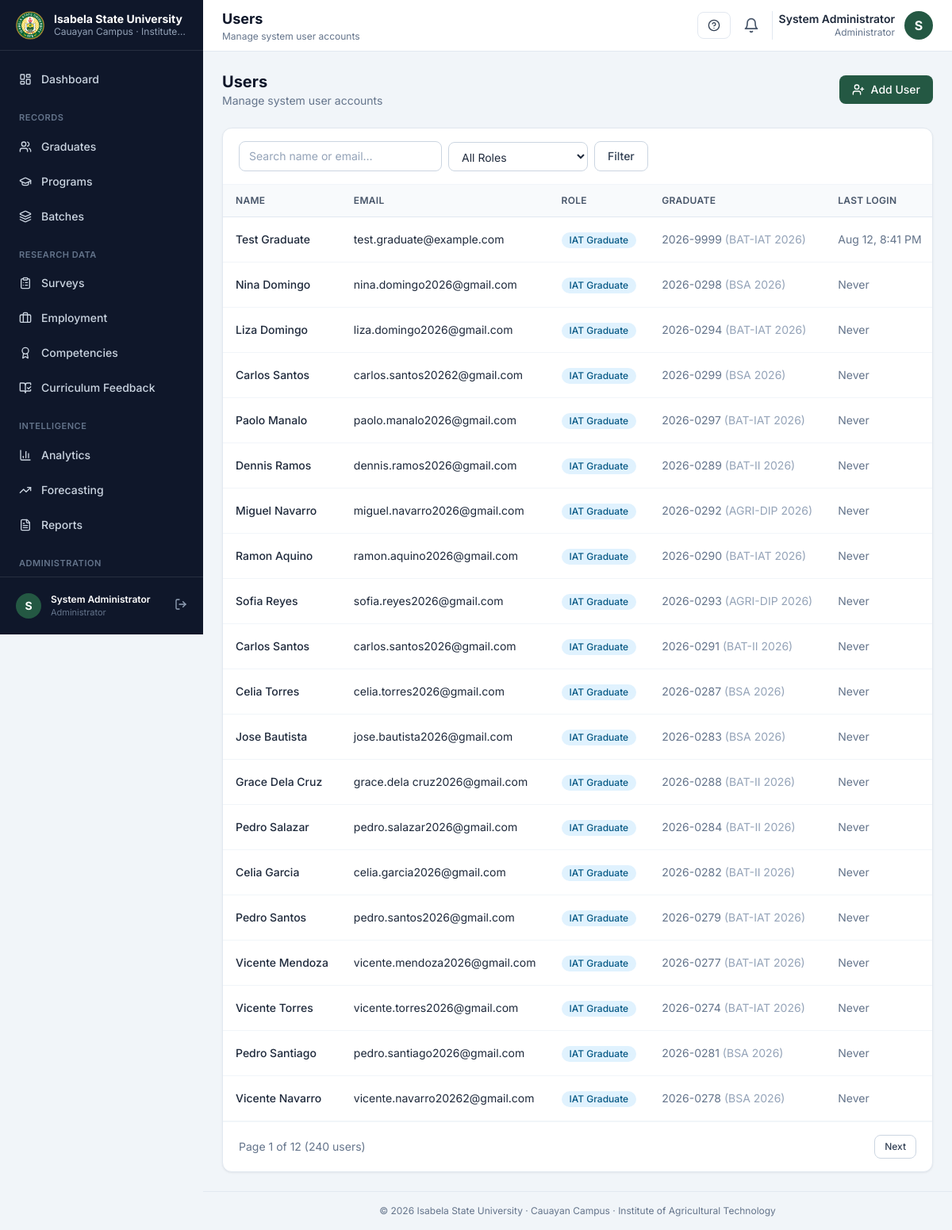
Page /admin/users (signed in) on the committed database.
### tables this page shows
CREATE TABLE `users` (
  `id` bigint(20) UNSIGNED NOT NULL,
  `role_id` bigint(20) UNSIGNED NOT NULL,
  `graduate_id` bigint(20) UNSIGNED DEFAULT NULL,
  `name` varchar(191) NOT NULL,
  `email` varchar(191) NOT NULL,
  `password` varchar(255) NOT NULL,
  `avatar` varchar(255) DEFAULT NULL,
  `is_active` tinyint(1) NOT NULL DEFAULT 1,
  `must_change_password` tinyint(1) NOT NULL DEFAULT 0,
  `last_login_at` timestamp NULL DEFAULT NULL,
  `password_reset_token` varchar(100) DEFAULT NULL,
  `password_reset_expires` timestamp NULL DEFAULT NULL,
  `created_at` timestamp NULL DEFAULT current_timestamp(),
  `updated_at` timestamp NULL DEFAULT current_timestamp() ON UPDATE current_timestamp(),
  `deleted_at` timestamp NULL DEFAULT NULL
);

CREATE TABLE `roles` (
  `id` bigint(20) UNSIGNED NOT NULL,
  `name` varchar(100) NOT NULL,
  `slug` varchar(60) NOT NULL,
  `description` varchar(255) DEFAULT NULL,
  `created_at` timestamp NULL DEFAULT current_timestamp(),
  `updated_at` timestamp NULL DEFAULT current_timestamp() ON UPDATE current_timestamp()
);

CREATE TABLE `graduates` (
  `id` bigint(20) UNSIGNED NOT NULL,
  `user_id` bigint(20) UNSIGNED DEFAULT NULL,
  `student_number` varchar(50) NOT NULL,
  `first_name` varchar(100) NOT NULL,
  `middle_name` varchar(100) DEFAULT NULL,
  `last_name` varchar(100) NOT NULL,
  `suffix` varchar(20) DEFAULT NULL,
  `email` varchar(191) DEFAULT NULL,
  `contact_number` varchar(30) DEFAULT NULL,
  `sex` enum('Male','Female') DEFAULT NULL,
  `birth_date` date DEFAULT NULL,
  `civil_status` enum('Single','Married','Widowed','Separated') DEFAULT NULL,
  `address` text DEFAULT NULL,
  `municipality` varchar(100) DEFAULT NULL,
  `province` varchar(100) DEFAULT NULL,
  `program_id` bigint(20) UNSIGNED NOT NULL,
  `batch_id` bigint(20) UNSIGNED NOT NULL,
  `graduation_year` smallint(5) UNSIGNED DEFAULT NULL,
  `is_validated` tinyint(1) NOT NULL DEFAULT 0,
  `is_demo` tinyint(1) NOT NULL DEFAULT 0,
  `created_at` timestamp NULL DEFAULT current_timestamp(),
  `updated_at` timestamp NULL DEFAULT current_timestamp() ON UPDATE current_timestamp(),
  `deleted_at` timestamp NULL DEFAULT NULL
);

CREATE TABLE `programs` (
  `id` bigint(20) UNSIGNED NOT NULL,
  `code` varchar(20) NOT NULL,
  `name` varchar(191) NOT NULL,
  `description` text DEFAULT NULL,
  `is_active` tinyint(1) NOT NULL DEFAULT 1,
  `created_at` timestamp NULL DEFAULT current_timestamp(),
  `updated_at` timestamp NULL DEFAULT current_timestamp() ON UPDATE current_timestamp(),
  `deleted_at` timestamp NULL DEFAULT NULL
);

CREATE TABLE `batches` (
  `id` bigint(20) UNSIGNED NOT NULL,
  `year` smallint(5) UNSIGNED NOT NULL,
  `label` varchar(100) DEFAULT NULL,
  `is_active` tinyint(1) NOT NULL DEFAULT 1,
  `created_at` timestamp NULL DEFAULT current_timestamp(),
  `updated_at` timestamp NULL DEFAULT current_timestamp() ON UPDATE current_timestamp(),
  `deleted_at` timestamp NULL DEFAULT NULL
);

### views/admin/users/index.php (the view, shortened to what the rows shown need)
<?php
$users = $users ?? [];
$roles = $roles ?? [];
$search = $search ?? '';
$role = $role ?? '';
$page = $page ?? 1;
$pages = $pages ?? 1;
$total = $total ?? 0;
?>
<div class="space-y-6">
    <div class="flex flex-wrap items-center justify-between gap-3">
        <div>
            <h2 class="text-xl font-bold text-ink-900">Users</h2>
            <p class="text-sm text-ink-500">Manage system user accounts</p>
        </div>
        <a href="<?= url('admin/users/create') ?>" class="btn-primary"><i data-lucide="user-plus" class="w-4 h-4"></i> Add User</a>
    </div>
    <div class="card">
        <div class="card-header">
            <form method="GET" action="<?= url('admin/users') ?>" class="flex flex-wrap items-center gap-2">
                <input type="text" name="search" value="<?= e($search) ?>" placeholder="Search name or email…" class="input !w-64">
                <select name="role" class="input !w-44">
                    <option value="">All Roles</option>
                </select>
                <button type="submit" class="btn-secondary">Filter</button>
            </form>
        </div>
        <div class="table-wrap">
            <table class="table">
                <thead>
                    <tr>
                        <th>Name</th>
                        <th>Email</th>
                        <th>Role</th>
                        <th>Graduate</th>
                        <th>Last Login</th>
                    </tr>
                </thead>
                <tbody>
                <?php foreach ($users as $u): ?>
                    <tr>
                        <td class="font-medium text-ink-800"><?= e($u['name']) ?></td>
                        <td class="text-sm"><?= e($u['email']) ?></td>
                        <td><span class="badge-<?= $u['role_slug'] === 'admin' ? 'red' : 'blue' ?>"><?= e($u['role_name']) ?></span></td>
                        <td class="text-sm text-ink-500">
                            <?= $u['student_number'] ? e($u['student_number']) . ' <span class="text-ink-400">(' . e($u['program_code'] ?? '') . ' ' . e($u['batch_year'] ?? '') . ')</span>' : '—' ?>
                        </td>
                        <td class="text-sm text-ink-500"><?= $u['last_login_at'] ? date('M j, g:i A', strtotime($u['last_login_at'])) : 'Never' ?></td>
                    </tr>
                <?php endforeach; ?>
                </tbody>
            </table>
        </div>
        <?php if ($pages > 1): ?>
            <div class="card-footer flex items-center justify-between">
                <span class="text-sm text-ink-500">Page <?= (int) $page ?> of <?= (int) $pages ?> (<?= (int) $total ?> users)</span>
                <div class="flex gap-2">
                    <?php if ($page < $pages): ?>
                        <a href="<?= url('admin/users?page=' . ($page + 1) . '&search=' . urlencode($search) . '&role=' . urlencode($role)) ?>" class="btn-secondary !py-1.5 !px-3 text-xs">Next</a>
                    <?php endif; ?>
                </div>
            </div>
        <?php endif; ?>
    </div>
</div>

### app/Core/Router.php (shortened to what the rows shown need)
<?php
final class Router
{
    private array $routes = [];
    private function add(string $method, string $uri, string|array|Closure $action): Route
    {
        $uri = '/' . trim($uri, '/');
        $route = new Route($method, $uri, $action);
        $this->routes[] = $route;
        return $route;
    }
    public function dispatch(Request $request): void
    {
        $method = $request->method();
        $path = $request->path();
        foreach ($this->routes as $route) {
            $params = $route->matches($method, $path);
            if ($params === null) {
                continue;
            }
            $next = function () use ($route, $request, $params): void {
                $this->executeAction($route, $request, $params);
            };
            foreach (array_reverse($route->middleware) as $middleware) {
                $next = $this->wrapMiddleware($middleware, $next);
            }
            $next();
            return;
        }
    }
    private function wrapMiddleware($middleware, Closure $next): Closure
    {
        return function () use ($middleware, $next): void {
            if ($middleware instanceof Closure) {
                $middleware($next);
                return;
            }
            if (is_string($middleware)) {
                $instance = $this->resolveMiddleware($middleware);
                $instance->handle($next);
                return;
            }
            $next();
        };
    }
    private function resolveMiddleware(string $class): MiddlewareInterface
    {
        $instance = new $class();
        return $instance;
    }
    private function executeAction(Route $route, Request $request, array $params): void
    {
        $action = $route->action;
        if (is_string($action) && str_contains($action, '@')) {
            [$controller, $method] = explode('@', $action, 2);
        } elseif (is_array($action) && count($action) === 2) {
            [$controller, $method] = $action;
        } else {
            throw new \RuntimeException('Invalid route action for ' . $route->uri);
        }
        $instance = new $controller();
        $instance->{$method}($request, $params);
    }
}

### views/layouts/app.php (shortened to what the rows shown need)
<?php
$user = auth();
$role = $user->role_slug ?? 'guest';
$appName = (string) setting('university_name', 'Isabela State University');
$campus = (string) setting('campus_name', 'Cauayan Campus');
?>
<!DOCTYPE html>
<html lang="en">
<head>
    <link rel="stylesheet" href="<?= asset('css/tailwind.min.css') ?>">
</head>
<body class="bg-ink-100 min-h-screen">
<div class="flex min-h-screen">
    <aside id="sidebar" class="fixed inset-y-0 left-0 z-40 w-64 bg-ink-900 text-ink-300 flex flex-col transform -translate-x-full lg:translate-x-0 lg:sticky lg:top-0 lg:h-screen transition-transform duration-200" aria-label="Sidebar">
        <div class="flex items-center gap-3 px-5 h-16 border-b border-white/10 shrink-0">
            <img src="<?= asset('images/logo.png') ?>" alt="<?= e($appName) ?>" class="w-9 h-9 rounded-lg object-cover shrink-0">
            <div class="min-w-0">
                <p class="text-white text-sm font-bold leading-tight truncate"><?= e($appName) ?></p>
                <p class="text-ink-400 text-xs truncate"><?= e($campus) ?> &middot; <?= e(setting('institute_name', 'IAT')) ?></p>
            </div>
        </div>
        <nav class="flex-1 overflow-y-auto px-3 py-4 space-y-1" id="sidebar-nav">
            <?php if ($role === 'admin'): ?>
                <a href="<?= url('admin/dashboard') ?>" class="sidebar-link <?= current_route_active('/admin/dashboard') ? 'active' : '' ?>">
                    <i data-lucide="layout-dashboard" class="w-4 h-4"></i><span>Dashboard</span>
                </a>
                <p class="px-3 pt-4 pb-1 text-[11px] font-semibold uppercase tracking-wider text-ink-500">Records</p>
                <a href="<?= url('admin/graduates') ?>" class="sidebar-link <?= current_route_active('/admin/graduates') ? 'active' : '' ?>">
                    <i data-lucide="users" class="w-4 h-4"></i><span>Graduates</span>
                </a>
                <a href="<?= url('admin/programs') ?>" class="sidebar-link <?= current_route_active('/admin/programs') ? 'active' : '' ?>">
                    <i data-lucide="graduation-cap" class="w-4 h-4"></i><span>Programs</span>
                </a>
                <a href="<?= url('admin/batches') ?>" class="sidebar-link <?= current_route_active('/admin/batches') ? 'active' : '' ?>">
                    <i data-lucide="layers" class="w-4 h-4"></i><span>Batches</span>
                </a>
                <p class="px-3 pt-4 pb-1 text-[11px] font-semibold uppercase tracking-wider text-ink-500">Research Data</p>
                <a href="<?= url('admin/surveys') ?>" class="sidebar-link <?= current_route_active('/admin/surveys') ? 'active' : '' ?>">
                    <i data-lucide="clipboard-list" class="w-4 h-4"></i><span>Surveys</span>
                </a>
                <a href="<?= url('admin/employment') ?>" class="sidebar-link <?= current_route_active('/admin/employment') ? 'active' : '' ?>">
                    <i data-lucide="briefcase" class="w-4 h-4"></i><span>Employment</span>
                </a>
                <a href="<?= url('admin/competencies') ?>" class="sidebar-link <?= current_route_active('/admin/competencies') ? 'active' : '' ?>">
                    <i data-lucide="award" class="w-4 h-4"></i><span>Competencies</span>
                </a>
                <a href="<?= url('admin/curriculum-feedback') ?>" class="sidebar-link <?= current_route_active('/admin/curriculum-feedback') ? 'active' : '' ?>">
                    <i data-lucide="book-open-check" class="w-4 h-4"></i><span>Curriculum Feedback</span>
                </a>
                <p class="px-3 pt-4 pb-1 text-[11px] font-semibold uppercase tracking-wider text-ink-500">Intelligence</p>
                <a href="<?= url('admin/analytics') ?>" class="sidebar-link <?= current_route_active('/admin/analytics') ? 'active' : '' ?>">
                    <i data-lucide="bar-chart-3" class="w-4 h-4"></i><span>Analytics</span>
                </a>
                <a href="<?= url('admin/forecasting') ?>" class="sidebar-link <?= current_route_active('/admin/forecasting') ? 'active' : '' ?>">
                    <i data-lucide="trending-up" class="w-4 h-4"></i><span>Forecasting</span>
                </a>
                <a href="<?= url('admin/reports') ?>" class="sidebar-link <?= current_route_active('/admin/reports') ? 'active' : '' ?>">
                    <i data-lucide="file-text" class="w-4 h-4"></i><span>Reports</span>
                </a>
                <p class="px-3 pt-4 pb-1 text-[11px] font-semibold uppercase tracking-wider text-ink-500">Administration</p>
            <?php endif; ?>
        </nav>
        <div class="p-3 border-t border-white/10 shrink-0">
            <div class="flex items-center gap-3 px-2 py-2">
                <div class="w-8 h-8 rounded-full bg-brand-700 text-white flex items-center justify-center text-sm font-bold uppercase">
                    <?= e(substr($user->name ?? '?', 0, 1)) ?>
                </div>
                <div class="min-w-0 flex-1">
                    <p class="text-white text-xs font-semibold truncate"><?= e($user->name ?? '') ?></p>
                    <p class="text-ink-500 text-[11px] truncate"><?= e($role === 'admin' ? 'Administrator' : 'IAT Graduate') ?></p>
                </div>
                <form method="POST" action="<?= url('logout') ?>">
                    <button type="submit" title="Logout" class="text-ink-400 hover:text-white transition-colors">
                        <i data-lucide="log-out" class="w-4 h-4"></i>
                    </button>
                </form>
            </div>
        </div>
    </aside>
    <div class="flex-1 flex flex-col min-w-0">
        <header class="bg-white border-b border-ink-200 sticky top-0 z-20">
            <div class="flex items-center justify-between gap-3 px-4 lg:px-6 h-16">
                <div class="flex items-center gap-3">
                    <div>
                        <h1 class="text-base lg:text-lg font-bold text-ink-900 leading-tight"><?= e($title ?? 'Dashboard') ?></h1>
                        <p class="text-xs text-ink-500 hidden sm:block"><?= e($subtitle ?? $campus . ' &middot; ' . setting('institute_name', 'IAT')) ?></p>
                    </div>
                </div>
                <div class="flex items-center gap-2">
                    <button type="button" id="manual-open" class="inline-flex items-center gap-2 px-3 py-2 rounded-lg border border-ink-200 text-sm font-medium text-ink-700 hover:bg-ink-50" aria-controls="manual-slider" aria-expanded="false" aria-label="Open user manual">
                        <i data-lucide="circle-help" class="w-4 h-4"></i>
                    </button>
                    <div class="relative" id="notification-dropdown">
                        <button id="notification-bell" class="relative p-2 rounded-lg hover:bg-ink-100 text-ink-600" aria-label="Notifications">
                            <i data-lucide="bell" class="w-5 h-5"></i>
                        </button>
                    </div>
                    <div class="hidden md:flex items-center gap-3 pl-2 border-l border-ink-200">
                        <div class="text-right">
                            <p class="text-sm font-semibold text-ink-800 leading-tight"><?= e($user->name ?? '') ?></p>
                            <p class="text-xs text-ink-500"><?= e($role === 'admin' ? 'Administrator' : 'IAT Graduate') ?></p>
                        </div>
                        <div class="w-9 h-9 rounded-full bg-brand-700 text-white flex items-center justify-center font-bold uppercase">
                            <?= e(substr($user->name ?? '?', 0, 1)) ?>
                        </div>
                    </div>
                </div>
            </div>
        </header>
        <main class="flex-1 px-4 lg:px-6 py-6">
            <?= $content ?>
        </main>
        <footer class="px-4 lg:px-6 py-4 border-t border-ink-200 text-center text-xs text-ink-500">
            &copy; <?= date('Y') ?> <?= e($appName) ?> &middot; <?= e($campus) ?> &middot; Institute of Agricultural Technology
        </footer>
    </div>
</div>
</body>
</html>

### rows in the picture
users: name "S", name "System Administrator", role.slug "Administrator"
users: name "Test Graduate", email "test.graduate@example.com", role.name "IAT Graduate", graduate.student_number "2026-9999", programs.code "BAT-IAT", batches.year "2026", last_login_at "Aug 12, 8:41 PM"
users: name "Nina Domingo", email "nina.domingo2026@gmail.com", role.name "IAT Graduate", graduate.student_number "2026-0298", programs.code "BSA", batches.year "2026", shows "Never"
users: name "Liza Domingo", email "liza.domingo2026@gmail.com", role.name "IAT Graduate", graduate.student_number "2026-0294", programs.code "BAT-IAT", batches.year "2026", shows "Never"
users: name "Carlos Santos", email "carlos.santos20262@gmail.com", role.name "IAT Graduate", graduate.student_number "2026-0299", programs.code "BSA", batches.year "2026", shows "Never"
users: name "Paolo Manalo", email "paolo.manalo2026@gmail.com", role.name "IAT Graduate", graduate.student_number "2026-0297", programs.code "BAT-IAT", batches.year "2026", shows "Never"
users: name "Dennis Ramos", email "dennis.ramos2026@gmail.com", role.name "IAT Graduate", graduate.student_number "2026-0289", programs.code "BAT-II", batches.year "2026", shows "Never"
users: name "Miguel Navarro", email "miguel.navarro2026@gmail.com", role.name "IAT Graduate", graduate.student_number "2026-0292", programs.code "AGRI-DIP", batches.year "2026", shows "Never"
users: name "Ramon Aquino", email "ramon.aquino2026@gmail.com", role.name "IAT Graduate", graduate.student_number "2026-0290", programs.code "BAT-IAT", batches.year "2026", shows "Never"
users: name "Sofia Reyes", email "sofia.reyes2026@gmail.com", role.name "IAT Graduate", graduate.student_number "2026-0293", programs.code "AGRI-DIP", batches.year "2026", shows "Never"
users: name "Carlos Santos", email "carlos.santos2026@gmail.com", role.name "IAT Graduate", graduate.student_number "2026-0291", programs.code "BAT-II", batches.year "2026", shows "Never"
users: name "Celia Torres", email "celia.torres2026@gmail.com", role.name "IAT Graduate", graduate.student_number "2026-0287", programs.code "BSA", batches.year "2026", shows "Never"
users: name "Jose Bautista", email "jose.bautista2026@gmail.com", role.name "IAT Graduate", graduate.student_number "2026-0283", programs.code "BSA", batches.year "2026", shows "Never"
users: name "Grace Dela Cruz", email "grace.dela cruz2026@gmail.com", role.name "IAT Graduate", graduate.student_number "2026-0288", programs.code "BAT-II", batches.year "2026", shows "Never"
users: name "Pedro Salazar", email "pedro.salazar2026@gmail.com", role.name "IAT Graduate", graduate.student_number "2026-0284", programs.code "BAT-II", batches.year "2026", shows "Never"
users: name "Celia Garcia", email "celia.garcia2026@gmail.com", role.name "IAT Graduate", graduate.student_number "2026-0282", programs.code "BAT-II", batches.year "2026", shows "Never"
users: name "Pedro Santos", email "pedro.santos2026@gmail.com", role.name "IAT Graduate", graduate.student_number "2026-0279", programs.code "BAT-IAT", batches.year "2026", shows "Never"
users: name "Vicente Mendoza", email "vicente.mendoza2026@gmail.com", role.name "IAT Graduate", graduate.student_number "2026-0277", programs.code "BAT-IAT", batches.year "2026", shows "Never"
users: name "Vicente Torres", email "vicente.torres2026@gmail.com", role.name "IAT Graduate", graduate.student_number "2026-0274", programs.code "BAT-IAT", batches.year "2026", shows "Never"
users: name "Pedro Santiago", email "pedro.santiago2026@gmail.com", role.name "IAT Graduate", graduate.student_number "2026-0281", programs.code "BSA", batches.year "2026", shows "Never"
users: name "Vicente Navarro", email "vicente.navarro20262@gmail.com", role.name "IAT Graduate", graduate.student_number "2026-0278", programs.code "BSA", batches.year "2026", shows "Never"

### other values in the picture
$appName "Isabela State University"
$total "240"
